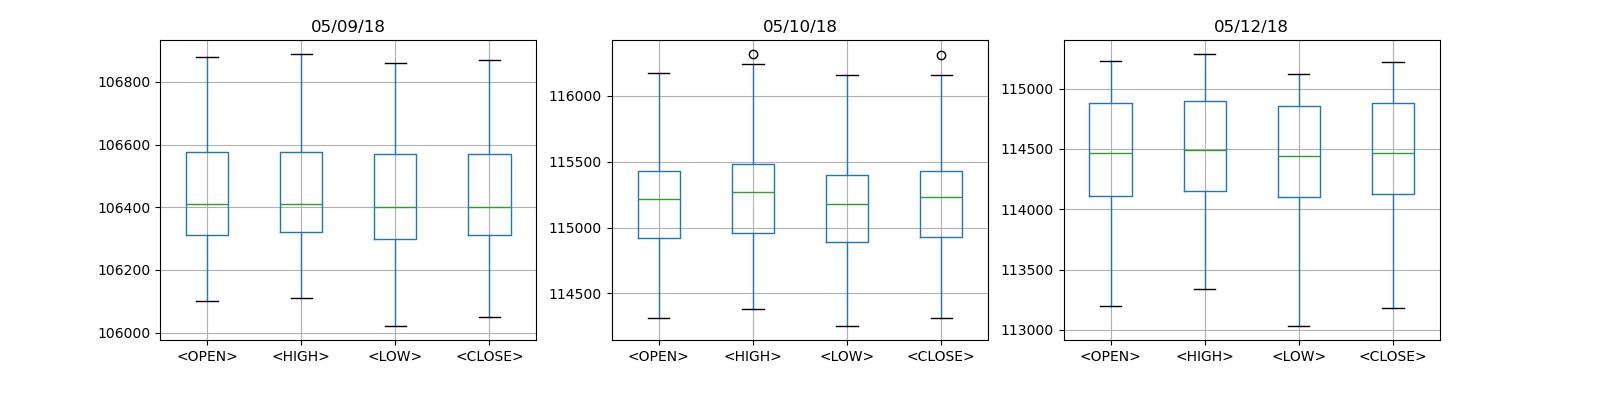

Recreate this plot in Python.
import matplotlib.pyplot as plt
import numpy as np
import pandas as pd


df = pd.read_csv("data.csv")
fig, ax = plt.subplots(1, 3,figsize=(16, 4))
df.groupby(['<DATE>']).boxplot(column="<OPEN>,<HIGH>,<LOW>,<CLOSE>".split(","), ax=ax)
plt.savefig("add_task2.png")